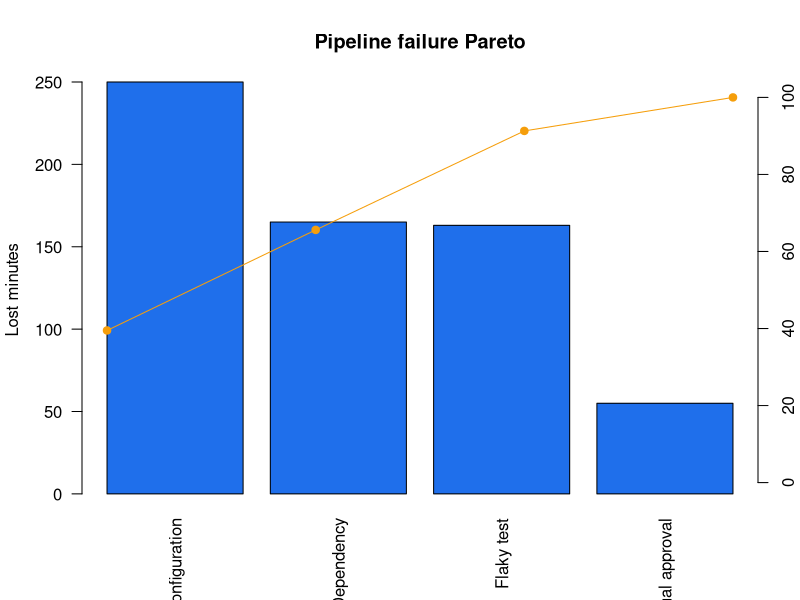

Here is the R script that generated this plot:
dir.create("output", showWarnings=FALSE)
d <- read.csv("data/failure_events.csv", stringsAsFactors=FALSE)
agg <- aggregate(cbind(event_count=rep(1,nrow(d)), lost_minutes=d$lost_minutes), list(category=d$category), sum)
agg <- agg[order(-agg$lost_minutes),]
agg$cumulative_pct <- round(100*cumsum(agg$lost_minutes)/sum(agg$lost_minutes),1)
write.csv(agg,"output/cause_pareto.csv",row.names=FALSE)
png("output/pareto_failures.png",1200,700)
bp <- barplot(agg$lost_minutes,names.arg=agg$category,las=2,col="#1F6FEB",ylab="Lost minutes",main="Pipeline failure Pareto")
par(new=TRUE); plot(bp,agg$cumulative_pct,type="o",pch=19,col="#F59E0B",axes=FALSE,xlab="",ylab="",ylim=c(0,100)); axis(4); mtext("Cumulative %",side=4,line=2)
dev.off()
five <- data.frame(level=paste0("Why ",1:5),statement="",evidence_or_hypothesis="",source="")
write.csv(five,"output/five_whys_template.csv",row.names=FALSE)
stopifnot(tail(agg$cumulative_pct,1)==100)
cat("LAB 03 PASS\n")
